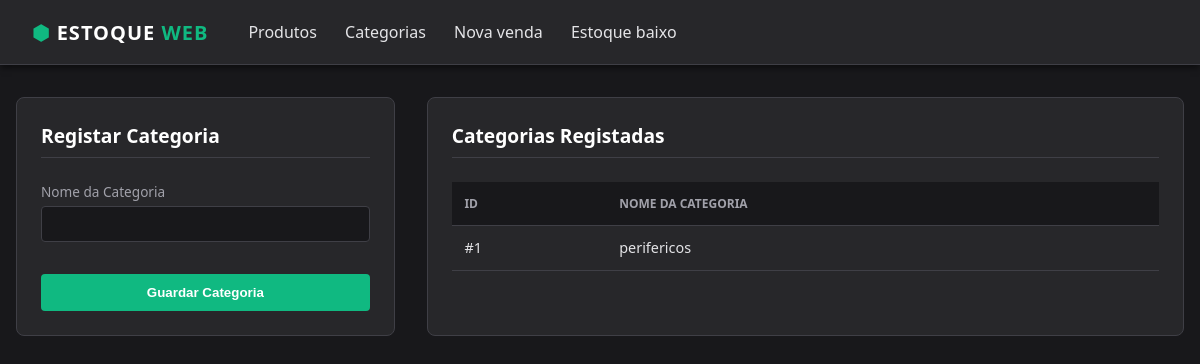
Before: /categorias/ with the older database file.
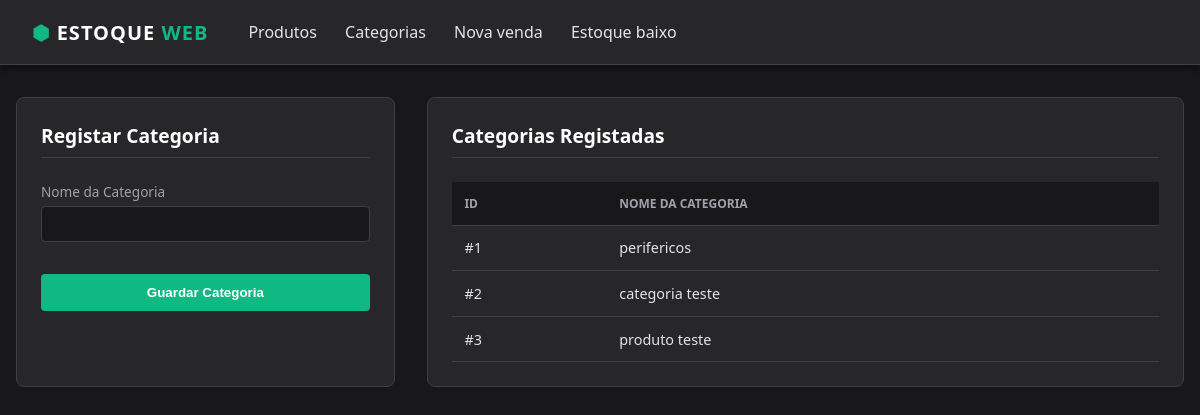
After: the same page with the newer database file.
### estoque/models.py (models this page shows, shortened)
class Categoria(models.Model):
    nome = models.CharField(max_length=100, unique=True, verbose_name="Nome da Categoria")

### estoque/views.py (the view, shortened to what this page needs)
# urls.py: path('categorias/', views.categorias, name='categorias'),
def categorias(request):
    lista_categorias = Categoria.objects.all()
    return render(request, 'estoque/categorias.html', {'categorias': lista_categorias})

### estoque/templates/estoque/categorias.html (shortened to what this page needs)
{% extends 'estoque/base.html' %}
{% block content %}
<div class="grid-layout">
    <div class="card">
        <h2 class="card-header">Registar Categoria</h2>
        <form method="POST" action="{% url 'categorias' %}">
            <div class="form-group">
                <label>Nome da Categoria</label>
                <input type="text" name="nome" required>
            </div>
            <button type="submit" class="btn">Guardar Categoria</button>
        </form>
    </div>
    <div class="card">
        <h2 class="card-header">Categorias Registadas</h2>
        <table>
            <thead>
                <tr>
                    <th>ID</th>
                    <th>Nome da Categoria</th>
                </tr>
            </thead>
            <tbody>
                {% for categoria in categorias %}
                <tr>
                    <td>#{{ categoria.id }}</td>
                    <td>{{ categoria.nome }}</td>
                </tr>
                {% empty %}
                <tr>
                    <td colspan="2" class="empty-table">Nenhuma categoria registada ainda.</td>
                </tr>
                {% endfor %}
            </tbody>
        </table>
    </div>
</div>
{% endblock %}

### estoque/templates/estoque/base.html (shortened to what this page needs)
<!DOCTYPE html>
<html lang="pt-br">
<head>
</head>
<body>
    <nav class="navbar">
        <div class="nav-content">
            <div class="logo">
                <span>⬢</span> ESTOQUE <span>WEB</span>
            </div>
            <div class="menu">
                <a href="{% url 'produtos' %}">Produtos</a>
                <a href="{% url 'categorias' %}">Categorias</a>
                <a href="{% url 'nova_venda' %}">Nova venda</a>
                <a href="{% url 'estoque_baixo' %}">Estoque baixo</a>
            </div>
        </div>
    </nav>
    <main class="container">
        {% block content %}
        {% endblock %}
    </main>
</body>
</html>

### estoque/templates/estoque/base.html (style rules this page uses)
:root { --brand: #10b981; --brand-hover: #059669; --darkbg: #18181b; --darkcard: #27272a; --text-main: #e4e4e7; --text-muted: #a1a1aa; --border-color: #3f3f46; }
body { margin: 0; font-family: 'Segoe UI', Tahoma, Geneva, Verdana, sans-serif; background-color: var(--darkbg); color: var(--text-main); min-height: 100vh; }
.navbar { background-color: var(--darkcard); border-bottom: 1px solid var(--border-color); padding: 0 2rem; display: flex; align-items: center; height: 64px; box-shadow: 0 4px 6px -1px rgba(0, 0, 0, 0.5); }
.nav-content { display: flex; align-items: center; gap: 2.5rem; max-width: 1200px; width: 100%; margin: 0 auto; }
.logo { font-weight: bold; font-size: 1.25rem; color: white; letter-spacing: 1px; }
.logo span { color: var(--brand); }
.menu a { color: var(--text-main); text-decoration: none; margin-right: 1.5rem; padding-bottom: 4px; transition: all 0.2s; }
.container { max-width: 1200px; margin: 2rem auto; padding: 0 1rem; }
.grid-layout { display: grid; grid-template-columns: 1fr 2fr; gap: 2rem; }
.card { background-color: var(--darkcard); padding: 1.5rem; border-radius: 8px; border: 1px solid var(--border-color); }
.card-header { margin-top: 0; margin-bottom: 1.5rem; padding-bottom: 0.5rem; border-bottom: 1px solid var(--border-color); color: white; font-size: 1.2rem; }
.form-group { margin-bottom: 1rem; }
label { display: block; font-size: 0.85rem; color: var(--text-muted); margin-bottom: 0.3rem; }
input, select { width: 100%; padding: 0.6rem; background-color: var(--darkbg); border: 1px solid var(--border-color); color: white; border-radius: 4px; box-sizing: border-box; }
.btn { width: 100%; background-color: var(--brand); color: white; padding: 0.7rem; border: none; border-radius: 4px; cursor: pointer; font-weight: bold; margin-top: 1rem; }
table { width: 100%; border-collapse: collapse; text-align: left; font-size: 0.9rem; }
th { background-color: var(--darkbg); padding: 0.8rem; border-bottom: 1px solid var(--border-color); color: var(--text-muted); text-transform: uppercase; font-size: 0.75rem; }
td { padding: 0.8rem; border-bottom: 1px solid var(--border-color); }

Changed rows visible on the page:
added Categoria: id "2", nome "categoria teste"
added Categoria: id "3", nome "produto teste"
